Frame 1 (no input): blank canvas, image omitted
Frame 60 (the mouse pressed at the canvas centre just before this capture): blank canvas, image omitted
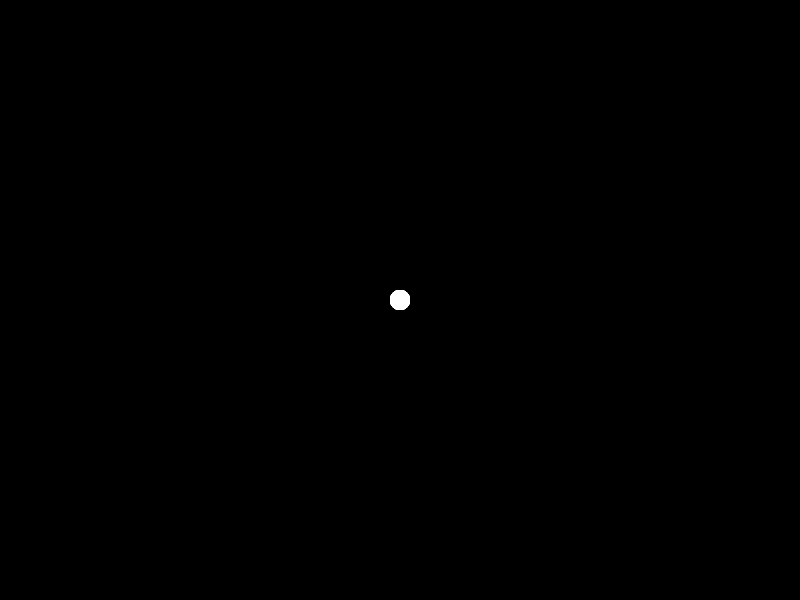
Frame 120 (the mouse held since frame 60 and released just before this capture)

The Processing sketch whose frames 1 and 60 were blank and that drew this single picture after the mouse press (run headless with seeded random() and noise(); from frame 60 on, the mouse is pressed at the canvas centre):

// Processing sketch: Homework_class_of_object
// ── Homework_class_of_object.pde
int num = 50;
int[] x = new int[num];
int[] y = new int[num];
int position = 0;
int addition = 1;

Object[] object = new Object[num];

void setup() { 
  size(800,600);
  noStroke();
  fill(255, 102);
}

void draw() {
  background(0);
  if (position < num){
    x[position] = mouseX;
    y[position] = mouseY;
    position++;
  }
  else {
    position = 0;
    addition++;
  }
  for (int i = 0; i < num; i++){
    object[i] = new Object(x[i], y[i], i);
    object[i].display();
  }
}

/*background(0);
  // Shift the values to the right
  for (int i = num-1; i > 0; i--) {
    x[i] = x[i-1];
    y[i] = y[i-1];
  }
  // Add the new values to the beginning of the array
  x[0] = mouseX;
  y[0] = mouseY;
  // Draw the circles
  for (int i = 0; i < num; i++) {
    ellipse(x[i], y[i], i/2.0, i/2.0);
  }*/

// ── class_Flower.pde
class Flower{
 
  float x; // position on x axe of ellipse
  float y; // position on y axe of ellipse
  float Py; // position on y axe of petal
  float Px; // position on x axe of petal
  int r=20; // size of 1 ellipse
  int arrayPosition;
  int petalNumber = 6; // petal amount
  
  Flower(float temp_x, float temp_y, int temp_arrayPosition){
    x = temp_x;
    y = temp_y;
    arrayPosition = temp_arrayPosition;
  }
  
  void display(){
    fill(#FFFFFF);
    ellipse(x,y,r,r);
    fill(#4DFF08);
    for (int i=0; i<petalNumber; i++){
      Px = x + r * sin(i);
      Py = y + r * cos(i);
      ellipse(Px,Py,r,r);
    }
  }
}

// ── class_Object.pde
class Object{
 
  float x; // position on x axes of ellipse
  float y; // position on y axes of ellipse
  int r=20; // size of 1 ellipse
  int arrayPosition;
  
  Object(float temp_x, float temp_y, int temp_arrayPosition){
    x = temp_x;
    y = temp_y;
    arrayPosition = temp_arrayPosition;
  }
  
  void display(){
    fill(#FFFFFF);
    ellipse(x,y,r,r);
  }
}
